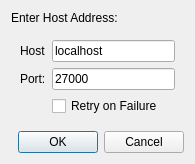
<?xml version="1.0" encoding="UTF-8"?>
<ui version="4.0">
 <class>Dialog</class>
 <widget class="QDialog" name="Dialog">
  <property name="geometry">
   <rect>
    <x>0</x>
    <y>0</y>
    <width>195</width>
    <height>160</height>
   </rect>
  </property>
  <property name="sizePolicy">
   <sizepolicy hsizetype="Fixed" vsizetype="Fixed">
    <horstretch>0</horstretch>
    <verstretch>0</verstretch>
   </sizepolicy>
  </property>
  <property name="minimumSize">
   <size>
    <width>0</width>
    <height>0</height>
   </size>
  </property>
  <property name="maximumSize">
   <size>
    <width>195</width>
    <height>160</height>
   </size>
  </property>
  <property name="windowTitle">
   <string>Enter Host Address</string>
  </property>
  <property name="modal">
   <bool>true</bool>
  </property>
  <layout class="QVBoxLayout" name="verticalLayout">
   <item>
    <widget class="QLabel" name="label">
     <property name="text">
      <string>Enter Host Address:</string>
     </property>
    </widget>
   </item>
   <item>
    <widget class="QWidget" name="widget_2" native="true">
     <layout class="QFormLayout" name="formLayout">
      <item row="0" column="0">
       <widget class="QLabel" name="label_2">
        <property name="text">
         <string>Host</string>
        </property>
       </widget>
      </item>
      <item row="0" column="1">
       <widget class="QLineEdit" name="hostInput">
        <property name="text">
         <string>localhost</string>
        </property>
       </widget>
      </item>
      <item row="1" column="0">
       <widget class="QLabel" name="label_3">
        <property name="text">
         <string>Port:</string>
        </property>
       </widget>
      </item>
      <item row="1" column="1">
       <widget class="QLineEdit" name="portInput">
        <property name="text">
         <string>27000</string>
        </property>
       </widget>
      </item>
      <item row="2" column="1">
       <widget class="QCheckBox" name="retryCheckbox">
        <property name="text">
         <string>Retry on Failure</string>
        </property>
       </widget>
      </item>
     </layout>
    </widget>
   </item>
   <item>
    <widget class="QDialogButtonBox" name="buttonBox">
     <property name="orientation">
      <enum>Qt::Horizontal</enum>
     </property>
     <property name="standardButtons">
      <set>QDialogButtonBox::Cancel|QDialogButtonBox::Ok</set>
     </property>
    </widget>
   </item>
  </layout>
 </widget>
 <resources/>
 <connections>
  <connection>
   <sender>buttonBox</sender>
   <signal>accepted()</signal>
   <receiver>Dialog</receiver>
   <slot>accept()</slot>
   <hints>
    <hint type="sourcelabel">
     <x>248</x>
     <y>254</y>
    </hint>
    <hint type="destinationlabel">
     <x>157</x>
     <y>274</y>
    </hint>
   </hints>
  </connection>
  <connection>
   <sender>buttonBox</sender>
   <signal>rejected()</signal>
   <receiver>Dialog</receiver>
   <slot>reject()</slot>
   <hints>
    <hint type="sourcelabel">
     <x>316</x>
     <y>260</y>
    </hint>
    <hint type="destinationlabel">
     <x>286</x>
     <y>274</y>
    </hint>
   </hints>
  </connection>
 </connections>
</ui>
